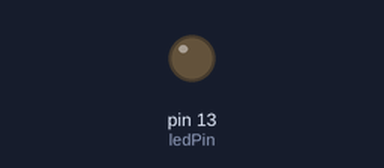
Recording of a sketch running on a simulated Arduino Uno, built with avr-gcc and run on an emulated ATmega328P. Parts: output pins drawn as LEDs (lit = HIGH).

Above: at 1.9 s.
At 7.6 s:
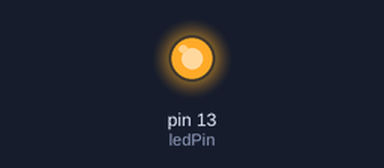
Timing chart, 0 to 20.0 s (numbered marks = the images above):
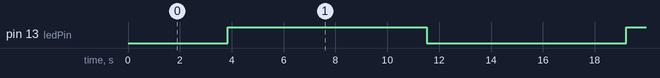

Measured:
- by itself, pin 13 (ledPin): alternates HIGH for 7.7 s and LOW for 7.7 s

The sketch:

sketch_oct01a.ino
```cpp
int ledPin=13;


void setup(){

}
void loop(){
  for (int fadevalue=0; fadevalue<=255; fadevalue +=1)
  {
    analogWrite(ledPin, fadevalue);
    delay(30);
  }
  for(int fadevalue=255; fadevalue>=0;fadevalue -=1)
  {
    analogWrite(ledPin,fadevalue);
    delay(30);
  }
}
```
